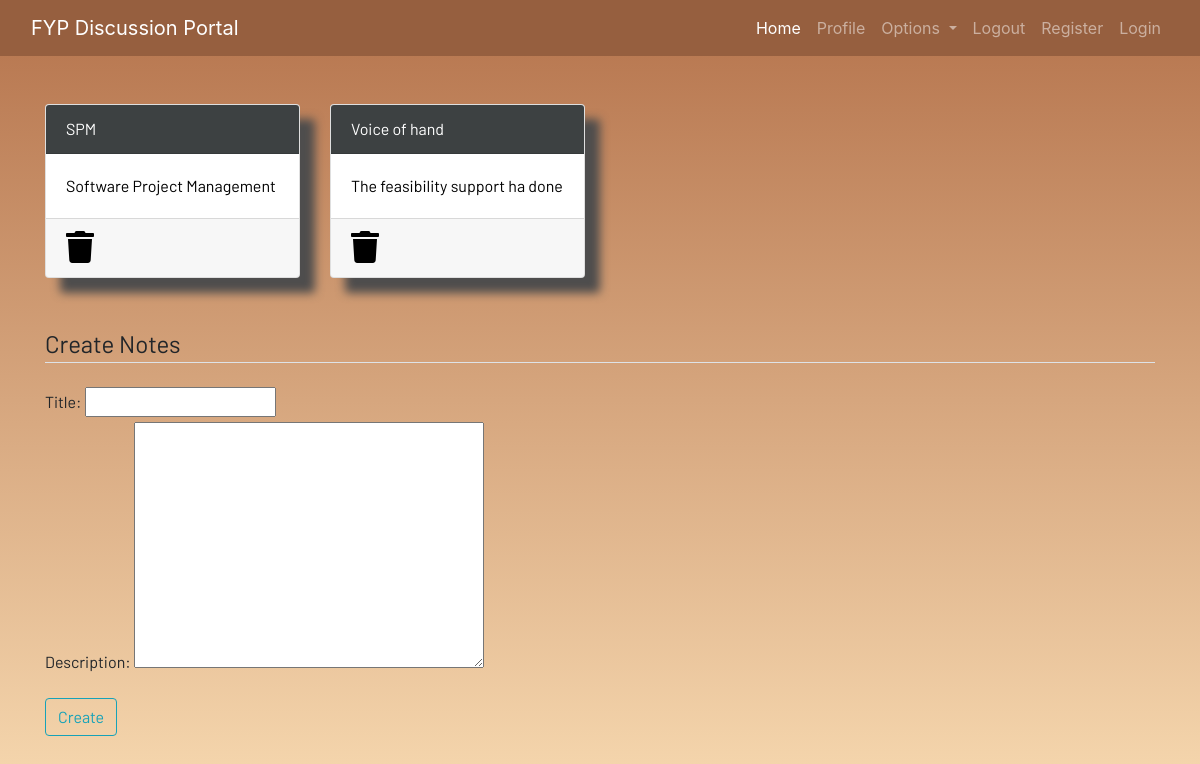
The page /notes (signed in) on the database as committed earlier.
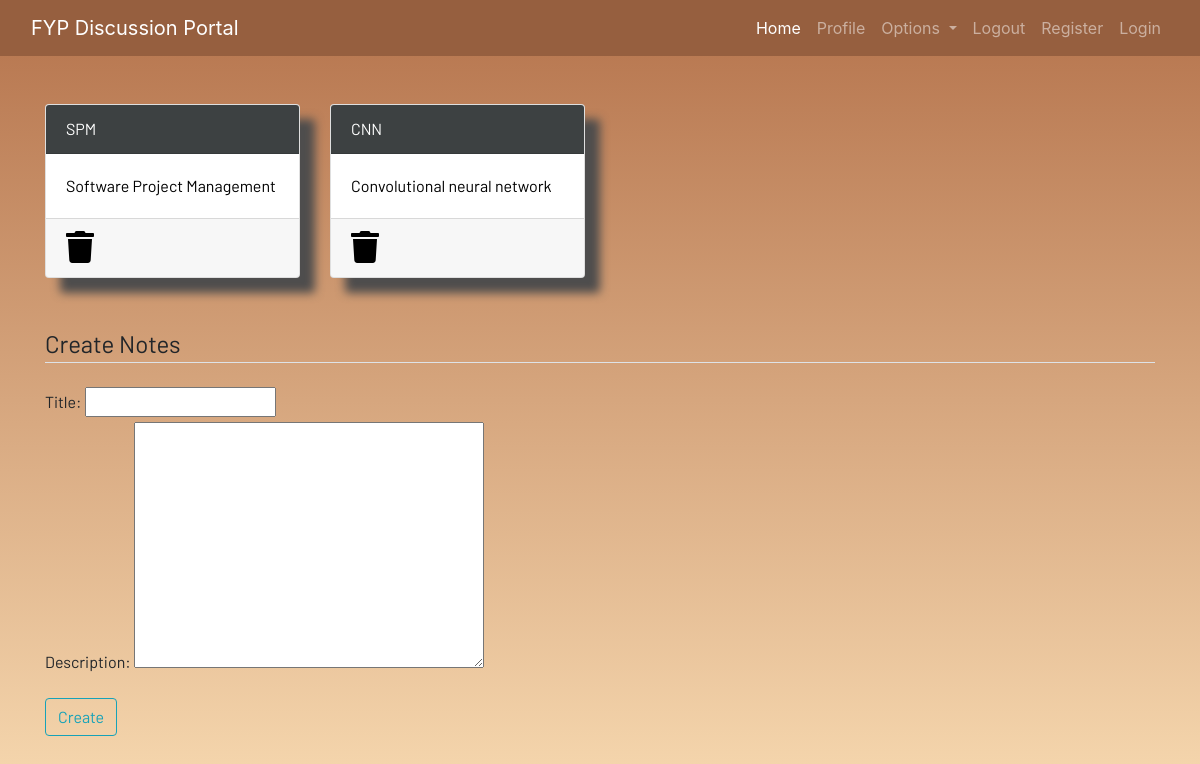
The same page on the database as committed later.
### dashboard/models.py (models this page shows, shortened)
class Notes(models.Model):
    user=models.ForeignKey(User,on_delete=models.CASCADE)
    title=models.CharField(max_length=200)
    description=models.TextField()
    class Meta:
        verbose_name = "notes"
        verbose_name_plural = "notes"

### dashboard/views.py (the view)
# urls.py: path('notes',views.notes, name="notes"),
def notes(request):
    if request.method=="POST":
        form=NotesForm(request.POST)
        if form.is_valid():
            notes=Notes(user=request.user,title=request.POST['title'],description=request.POST['description'])
            notes.save()
        messages.success(request,f"Notes added from {request.user.username} successfully")
    else:
        form=NotesForm
    notes=Notes.objects.filter(user=request.user)
    context={
        'notes': notes ,'form': form
    }
    return render(request,'dashboard/notes.html',context)

### dashboard/templates/dashboard/notes.html (shortened to what this page needs)
{% extends 'dashboard/base.html' %} {% load static %} {% block content %}
<div class="container">
  <div class="row">
    {% for note in notes %}
    <div class="col-md-3">
      <a href="{% url 'notes_detail' note.id %}">
        <div class="card">
          <div class="card-header">{{note.title}}</div>
          <div class="card-body">{{note.description |slice:"0:100"}}</div>
          <div class="card-footer mt-auto">
            <a href="{% url 'delete_note' note.id %}">
              <i class="fa fa-trash fa-2x"></i
            ></a>
          </div>
        </div>
      </a>
    </div>
    {% endfor %}
    <br /><br />
  </div>
</div>
<br /><br />
<div class="container">
  <form method="POST">
    <fieldset class="form-group">
      {{form}}
      <legend class="border-bottom mb-4">Create Notes</legend>
    </fieldset>
    <div class="form-group">
      <button href="" class="btn btn-outline-info" type="submit">Create</button>
    </div>
  </form>
</div>
{% endblock content %}

### dashboard/templates/dashboard/base.html (shortened to what this page needs)
<!DOCTYPE html>
{% load static %}
<html lang="en">
  <head>
    <link
      rel="stylesheet"
      href="https://stackpath.bootstrapcdn.com/bootstrap/4.3.1/css/bootstrap.min.css"
    />
    <link
      rel="stylesheet"
      href="https://use.fontawesome.com/releases/v5.7.2/css/all.css"
    />
    <link rel="stylesheet" href="{% static 'css/main.css' %}" />
  </head>
  <body>
    <header>
      <nav class="navbar navbar-expand-lg navbar-dark bg-dark">
        <div class="container-fluid">
          <a class="navbar-brand" href="#">FYP Discussion Portal</a>
          <div
            class="collapse navbar-collapse justify-content-end"
            id="navbarSupportedContent"
          >
            <ul class="navbar-nav mb-2 mb-lg-0">
              <li class="nav-item">
                <a class="nav-link active" aria-current="page" href="#">Home</a>
              </li>
              <li class="nav-item">
                <a class="nav-link" href="#">Profile</a>
              </li>
              <li class="nav-item dropdown">
                <a
                  class="nav-link dropdown-toggle"
                  href="#"
                  id="navbarDropdown"
                  role="button"
                  data-toggle="dropdown"
                  aria-haspopup="true"
                  aria-expanded="false"
                >
                  Options
                </a>
              </li>
              <li class="nav-item">
                <a class="nav-link" href="#">Logout</a>
              </li>
              <li class="nav-item">
                <a class="nav-link" href="#">Register</a>
              </li>
              <li class="nav-item">
                <a class="nav-link" href="#">Login</a>
              </li>
            </ul>
          </div>
        </div>
      </nav>
    </header>
    <br /><br />
    <main>
       {% block content %} {% endblock content %}
    </main>
  </body>
</html>

### static/css/main.css (style rules this page uses)
html { scroll-behavior: smooth; height: 100%; width: 100%; }
main { font-family: Barlow, Quicksand, Rubik, sans-serif, serif, "Times New Roman", Times, serif !important; }
.navbar { background-color: rgb(150, 95, 63) !important; }
.card { box-shadow: 15px 15px 10px rgb(78, 77, 77); }
a { text-decoration: none !important; color: black; }
.card-header { color: white !important; background: rgb(61, 65, 66) !important; transition: 0.3s ease-in; }
html, body { max-width: 100%; overflow-x: hidden; height: 100%; width: 100%; }
body { background: linear-gradient(to bottom, #b5734c 0%, #f7d9b0 100%); overflow-x: hidden; background-repeat: no-repeat; }
.card-header { background-color: rgb(42, 134, 255); }
.col-md-3 .card { width: 100%; height: 100%; }
.fa { color: black; }

Rows that differ between the two databases and show on the page:
removed Notes: title "Voice of hand", description "The feasibility support ha done"
added Notes: title "CNN", description "Convolutional neural network"
